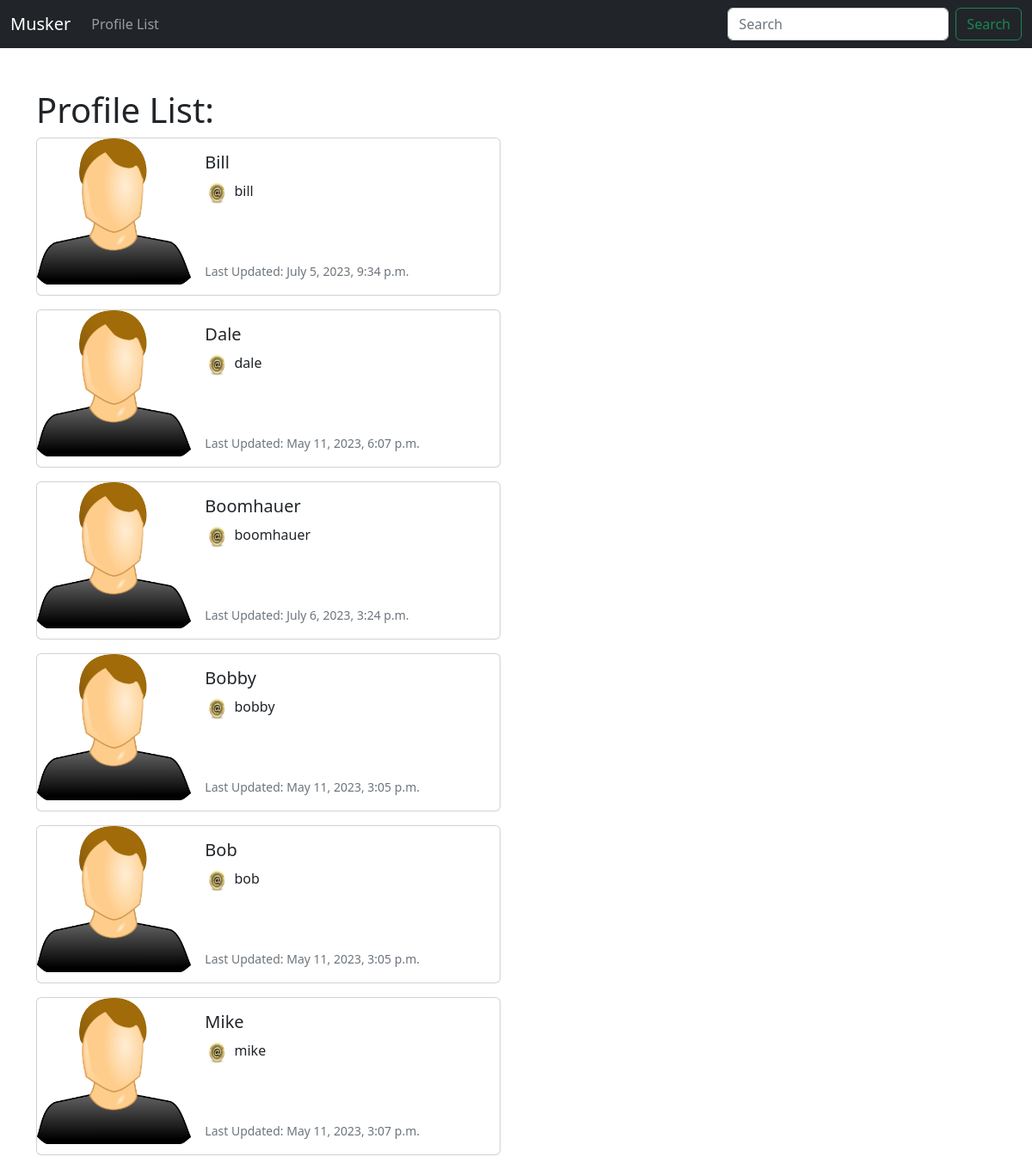
Screenshot of /profile_list/ (signed in) with the database file from the repository.
### musker/models.py (models this page shows, shortened)
class Profile(models.Model):
    user = models.OneToOneField(User, on_delete=models.CASCADE)
    follow = models.ManyToManyField(
        "self",
        related_name="followed_by",
        symmetrical=False,
        blank=True
        )
    date_modified = models.DateTimeField(User, auto_now=True)

### musker/views.py (the view)
# urls.py: path('profile_list/', views.profile_list, name="profile_list"),
def profile_list(request):
    if request.user.is_authenticated:
        profiles = Profile.objects.exclude(user=request.user)
        return render(request, 'musker/profile_list.html', {
            "profiles": profiles,
    })
    else:
        messages.success(request, ("You must be logged in to view this page!"))
        return render(request, 'musker/home.html')

### musker/templates/musker/profile_list.html
{% extends 'musker/base.html' %}
{% load static %}
{% block content %}
    <h1>Profile List: </h1>
    {% if profiles %}
        {% for profile in profiles %}
        <div class="card mb-3" style="max-width: 540px;">
            <div class="row g-0">
              <div class="col-md-4">
                <img src="{% static 'images/default_profile_pic.png' %}" class="img-fluid rounded-start" alt="...">
              </div>
              <div class="col-md-8">
                <div class="card-body">
                  <h5 class="card-title">{{ profile.user.username }}</h5>
                  <p class="card-text"><img src="{% static 'images/at_sign.png' %}" class="img-fluid rounded-start" alt="..." style="height: 30px; width: 30px;"> {{ profile.user.username|lower }}</p>
                  <br><br>
                  <p class="card-text"><small class="text-muted">Last Updated: {{ profile.date_modified }} </small></p>
                </div>
              </div>
            </div>
          </div>
        {% endfor %}
    {% endif %}
{% endblock content %}

### rows the page displays
Profile: user.username "Bill", user.username "bill", date_modified "July 5, 2023, 9:34 p.m."
Profile: user.username "Dale", user.username "dale", date_modified "May 11, 2023, 6:07 p.m."
Profile: user.username "Boomhauer", user.username "boomhauer", date_modified "July 6, 2023, 3:24 p.m."
Profile: user.username "Bobby", user.username "bobby", date_modified "May 11, 2023, 3:05 p.m."
Profile: user.username "Bob", user.username "bob", date_modified "May 11, 2023, 3:05 p.m."
Profile: user.username "Mike", user.username "mike", date_modified "May 11, 2023, 3:07 p.m."
